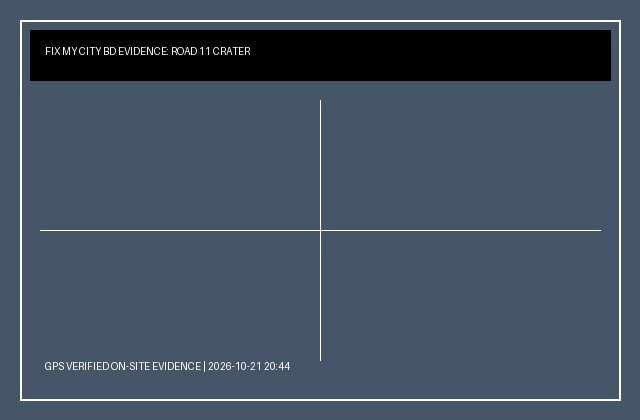
#> input picture media/issue_photos/banani_crater.jpg, 640 x 420 px
$ python -i image_verifier.py   (imports and definitions only)
#> lines starting #> are read from the running program, lines starting #| are printed output that depends on the picture
#> further down, picture is the input picture: PIL image 640x420 RGB; mean R, G, B 66.4, 79.5, 95.8
"""
Fix My City - AI-Generated Image & Spam Verification Engine
Architecture: Combine Method (Hardware EXIF Fast-Path + Algorithmic Synthetic Detector)

Specification:
1. Authentic camera hardware metadata (Make, Model, Lens, GPS timestamp) from a phone camera -> Instantly Approved.
2. Stripped metadata or synthetic signatures -> AI & Digital Art Detector Pipeline.
3. If flagged -> Alert: "⚠️ Image detected as AI-generated or digital art. Please upload a genuine on-site photograph."
"""

import io
import math
import logging
from PIL import Image, ImageStat
from PIL.ExifTags import TAGS, GPSTAGS

logger = logging.getLogger(__name__)

# Known phone/camera hardware manufacturers
VALID_CAMERA_MAKES = [
    'apple', 'samsung', 'xiaomi', 'google', 'sony', 'oneplus', 'huawei',
    'oppo', 'vivo', 'realme', 'motorola', 'nokia', 'infinix', 'tecno',
    'canon', 'nikon', 'fujifilm', 'panasonic', 'lg', 'honor', 'asus'
]

# Known AI generators, digital art suites, and synthetic markers
SYNTHETIC_MARKERS = [
    'midjourney', 'dall-e', 'dalle', 'stable diffusion', 'stablediffusion',
    'comfyui', 'novelai', 'flux.1', 'civitai', 'artbreeder', 'leonardo.ai',
    'photoshop', 'illustrator', 'procreate', 'clip studio', 'blender',
    'unreal engine', 'prompt:', 'negative_prompt', 'steps:', 'sampler:'
]


# [85 lines left out: functions convert_dms_to_degrees, extract_exif_metadata, extract_gps_coords, scan_binary_for_ai_markers, not called in this run]


def analyze_image_heuristics(img):
    """
    Heuristic signal analysis for synthetic/digital art characteristics:
    1. Color saturation distribution & entropy (digital art has extreme gradient uniformity).
    2. Local pixel noise variance (real phone sensors have Gaussian/Poisson noise grain).
    3. Standard deviation across color channels.
    """
    try:
        # Resize to standardized thumbnail for fast heuristic inspection
        thumb = img.convert('RGB').resize((128, 128))
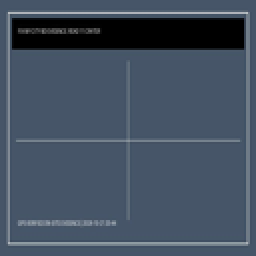
#> thumb: PIL image 128x128 RGB (shown 2 times larger); mean R, G, B 66.4, 79.6, 95.8
        stat = ImageStat.Stat(thumb)

        # Color variance across RGB channels
        variances = stat.var
#> variances = [709.8, 894.7, 1166.1]
        avg_var = sum(variances) / len(variances)
#> avg_var = 923.5

        # Convert to HSV to evaluate saturation and value distribution
        hsv_thumb = thumb.convert('HSV')
#> hsv_thumb: PIL image 128x128 HSV; mean H, S, V 135.8, 72, 95.8
        h_channel, s_channel, v_channel = hsv_thumb.split()
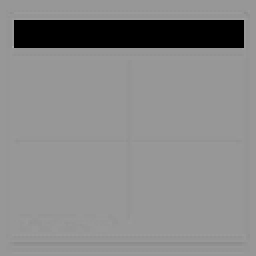
#> h_channel: PIL image 128x128 L (shown 2 times larger); min 0, max 170, mean 135.8
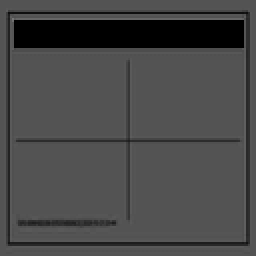
#> s_channel: PIL image 128x128 L (shown 2 times larger); min 0, max 119, mean 72
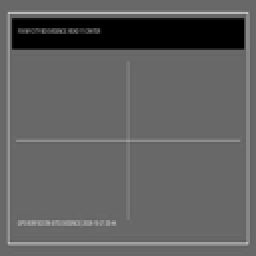
#> v_channel: PIL image 128x128 L (shown 2 times larger); min 0, max 195, mean 95.8
        s_stat = ImageStat.Stat(s_channel)
        mean_saturation = s_stat.mean[0]
#> mean_saturation = 71.96
        saturation_stddev = s_stat.stddev[0]
#> saturation_stddev = 26.48

        # Gray conversion to measure micro-noise (high-frequency local variance)
        gray = thumb.convert('L')
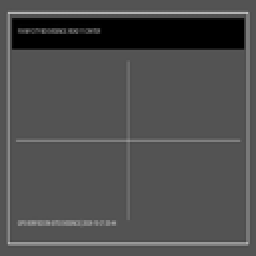
#> gray: PIL image 128x128 L (shown 2 times larger); min 0, max 190, mean 77.7
        pixels = list(gray.getdata())
#> pixels = 16384 values, max 190 at index 891, min 0 at index 1287, mean 77.7
        width, height = gray.size
#> width = 128; height = 128

        # Compute adjacent pixel difference variance (Laplacian proxy for sensor noise)
        diffs = []
        for y in range(height - 1):
            row_start = y * width
            for x in range(width - 1):
                idx = row_start + x
                diff = abs(pixels[idx] - pixels[idx + 1]) + abs(pixels[idx] - pixels[idx + width])
                diffs.append(diff)
#> after the loop, diffs = 16129 values, max 145 at index 885, min 0 at index 0, mean 7.66

        diff_mean = sum(diffs) / len(diffs) if diffs else 0
#> diff_mean = 7.66
        diff_var = sum((d - diff_mean) ** 2 for d in diffs) / len(diffs) if diffs else 0
#> diff_var = 368.3
        diff_stddev = math.sqrt(diff_var)
#> diff_stddev = 19.19

        # AI digital art indicators:
        # Digital art / synthetic renders typically exhibit hyper-vivid saturation (>140)
        # paired with unnatural gradient smoothness or vector rendering.
        is_synthetic = False
        ai_score = 0.10

        if mean_saturation > 150 and diff_stddev < 6.0:
            # Hyper-saturated digital art / anime / Midjourney aesthetic
            ai_score += 0.55
        elif mean_saturation > 170:
            ai_score += 0.35

        if diff_stddev < 1.0 and avg_var < 25 and mean_saturation > 80:
            # Flat digital illustration / clip-art
            ai_score += 0.45

        if ai_score >= 0.65:
            is_synthetic = True

        return is_synthetic, round(ai_score, 2)
    except Exception as e:
        logger.warning(f"Heuristic analysis error: {e}")
        return False, 0.20


# [126 lines left out: function verify_civic_image, not called in this run]

>>> from PIL import Image
>>> picture = Image.open('../media/issue_photos/banani_crater.jpg')
>>> result = analyze_image_heuristics(picture)
#> result = (False, 0.1)
